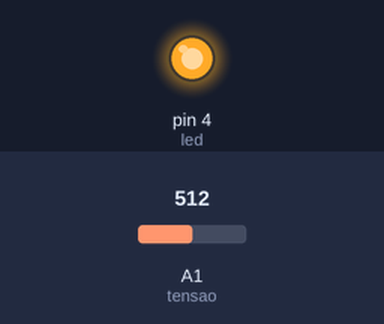
Bench run of a sketch on a simulated Arduino Uno, built with avr-gcc and run on an emulated ATmega328P. Parts: output pins drawn as LEDs (lit = HIGH). Inputs (shaded band) come from the test bench; at power-on: A1 (tensao) = 512. What the sketch prints to the serial monitor is not drawn.

Above: at 0.1 s.
Timing chart, 0 to 1.6 s (numbered marks = the images above):
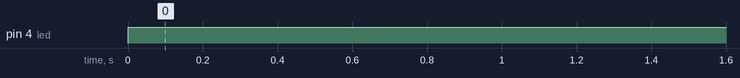

The sketch:

ProjetoIRLuzAquario.ino
```cpp
const int led = 4;
const int recv = 2;
const int anodo = 32;
const int tensao = 15;

void setup() {
  Serial.begin(115200);
  pinMode(led, OUTPUT);
}

void loop() {
  float valorInput = analogRead(tensao);
  float valor = (3.3*float(valorInput))/4095.0;
  //float valorled = analogRead(4);
  if(valor >= 0.0 && valor < 1.0){
    //Serial.println(valorled);
    digitalWrite(led, HIGH);
  }
  if(valor > 1.0){
    digitalWrite(led, LOW);
    //Serial.println(valorled);
  }
  Serial.println(valor);
}
```

Measured:
- by itself, pin 4 (led): LOW → HIGH at 0.00 s
